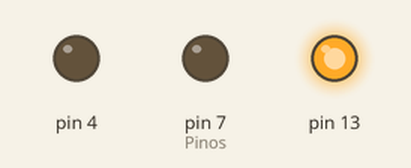
Bench run of a sketch on a simulated Arduino Uno, built with avr-gcc and run on an emulated ATmega328P. On the bench: output pins drawn as LEDs (lit = HIGH).

Above: at 0.05 s.
At 0.75 s:
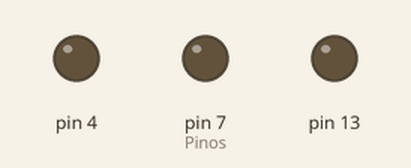
At 1.45 s:
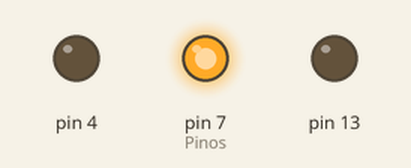
At 2.85 s:
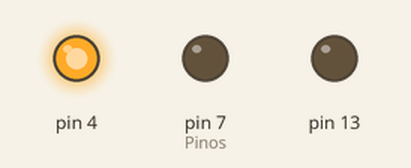
Timing chart, 0 to 3.1 s (numbered marks = the images above):
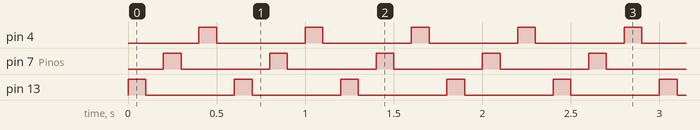

Measured:
- by itself, pin 4, pin 7 (Pinos), pin 13: alternates HIGH for 0.10 s and LOW for 0.50 s

The sketch:

1_Codigo.ino
```cpp
void setup()
{
  pinMode(13,OUTPUT);
  pinMode(7,OUTPUT); // Pinos
  pinMode(4,OUTPUT);
}
void loop()
{
  digitalWrite(13, HIGH); // Liga
  delay(100);
  digitalWrite(13, LOW); // Desliga
  delay(100);

  digitalWrite(7,HIGH); // Liga
  delay(100);
  digitalWrite(7,LOW); // Desliga
  delay(100);

  digitalWrite(4,HIGH); // Liga
  delay(100);
  digitalWrite(4,LOW); // Desliga
  delay(100);

}
```
